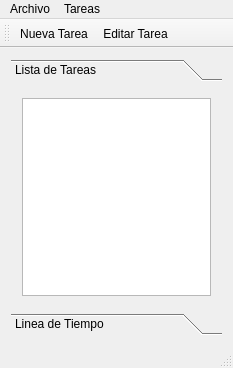
<?xml version="1.0" encoding="UTF-8"?>
<ui version="4.0">
 <class>Principal</class>
 <widget class="QMainWindow" name="Principal">
  <property name="geometry">
   <rect>
    <x>0</x>
    <y>0</y>
    <width>233</width>
    <height>368</height>
   </rect>
  </property>
  <property name="windowTitle">
   <string>Principal</string>
  </property>
  <widget class="QWidget" name="centralWidget">
   <layout class="QVBoxLayout" name="verticalLayout">
    <item>
     <widget class="QToolBox" name="toolBox">
      <property name="currentIndex">
       <number>0</number>
      </property>
      <widget class="QWidget" name="page">
       <property name="geometry">
        <rect>
         <x>0</x>
         <y>0</y>
         <width>215</width>
         <height>214</height>
        </rect>
       </property>
       <attribute name="label">
        <string>Lista de Tareas</string>
       </attribute>
       <layout class="QHBoxLayout" name="horizontalLayout">
        <item>
         <widget class="QListView" name="listaTareas"/>
        </item>
       </layout>
      </widget>
      <widget class="QWidget" name="page_2">
       <property name="geometry">
        <rect>
         <x>0</x>
         <y>0</y>
         <width>215</width>
         <height>224</height>
        </rect>
       </property>
       <attribute name="label">
        <string>Linea de Tiempo</string>
       </attribute>
       <layout class="QHBoxLayout" name="horizontalLayout_2">
        <item>
         <widget class="QListView" name="lineaTiempo"/>
        </item>
       </layout>
      </widget>
     </widget>
    </item>
   </layout>
  </widget>
  <widget class="QMenuBar" name="menuBar">
   <property name="geometry">
    <rect>
     <x>0</x>
     <y>0</y>
     <width>233</width>
     <height>19</height>
    </rect>
   </property>
   <widget class="QMenu" name="menuTareas">
    <property name="title">
     <string>Tareas</string>
    </property>
    <addaction name="actionNueva_Tarea"/>
    <addaction name="actionEditar_Tarea"/>
    <addaction name="actionLista_de_Tareas"/>
   </widget>
   <widget class="QMenu" name="menuArchivo">
    <property name="title">
     <string>Archivo</string>
    </property>
    <addaction name="actionImportar_Tareas"/>
    <addaction name="actionExportar_Tareas"/>
    <addaction name="actionSalir"/>
   </widget>
   <addaction name="menuArchivo"/>
   <addaction name="menuTareas"/>
  </widget>
  <widget class="QToolBar" name="mainToolBar">
   <attribute name="toolBarArea">
    <enum>TopToolBarArea</enum>
   </attribute>
   <attribute name="toolBarBreak">
    <bool>false</bool>
   </attribute>
   <addaction name="actionNueva_Tarea"/>
   <addaction name="actionEditar_Tarea"/>
  </widget>
  <widget class="QStatusBar" name="statusBar"/>
  <action name="actionNueva_Tarea">
   <property name="icon">
    <iconset theme="document-new"/>
   </property>
   <property name="text">
    <string>Nueva Tarea</string>
   </property>
  </action>
  <action name="actionEditar_Tarea">
   <property name="icon">
    <iconset theme="document-edit"/>
   </property>
   <property name="text">
    <string>Editar Tarea</string>
   </property>
  </action>
  <action name="actionLista_de_Tareas">
   <property name="icon">
    <iconset theme="view-task"/>
   </property>
   <property name="text">
    <string>Lista de Tareas</string>
   </property>
  </action>
  <action name="actionImportar_Tareas">
   <property name="icon">
    <iconset theme="document-import"/>
   </property>
   <property name="text">
    <string>Importar Tareas</string>
   </property>
  </action>
  <action name="actionExportar_Tareas">
   <property name="icon">
    <iconset theme="document-export"/>
   </property>
   <property name="text">
    <string>Exportar Tareas</string>
   </property>
  </action>
  <action name="actionSalir">
   <property name="icon">
    <iconset theme="application-exit"/>
   </property>
   <property name="text">
    <string>Salir</string>
   </property>
  </action>
 </widget>
 <layoutdefault spacing="6" margin="11"/>
 <resources/>
 <connections/>
</ui>
